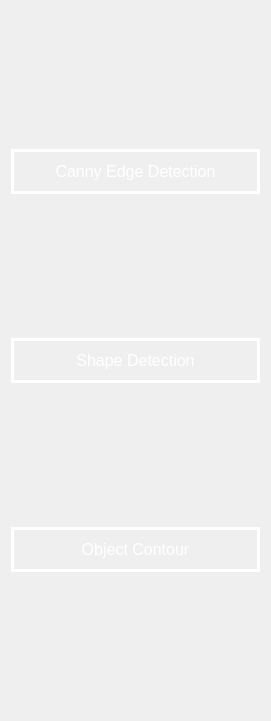
   <widget class="QWidget" name="sidebar_1_layout" native="true">
    <property name="geometry">
     <rect>
      <x>20</x>
      <y>80</y>
      <width>271</width>
      <height>721</height>
     </rect>
    </property>
    <layout class="QVBoxLayout" name="side_bar_1">
     <item>
      <widget class="QPushButton" name="canny_edge_detection_button">
       <property name="minimumSize">
        <size>
         <width>0</width>
         <height>45</height>
        </size>
       </property>
       <property name="maximumSize">
        <size>
         <width>300</width>
         <height>45</height>
        </size>
       </property>
       <property name="font">
        <font>
         <pointsize>12</pointsize>
         <weight>50</weight>
         <bold>false</bold>
        </font>
       </property>
       <property name="styleSheet">
        <string notr="true">QPushButton {
                                            color: rgb(255, 255, 255);

                                            border: 3px solid rgb(255, 255, 255);
                                            }
                                            QPushButton:hover {
                                            border-color:rgb(5, 255, 142);
										  color: rgb(5, 255, 142);
                                            }
</string>
       </property>
       <property name="text">
        <string>Canny Edge Detection</string>
       </property>
      </widget>
     </item>
     <item>
      <widget class="QPushButton" name="shape_detection_button">
       <property name="minimumSize">
        <size>
         <width>0</width>
         <height>45</height>
        </size>
       </property>
       <property name="maximumSize">
        <size>
         <width>300</width>
         <height>45</height>
        </size>
       </property>
       <property name="font">
        <font>
         <pointsize>12</pointsize>
         <weight>50</weight>
         <bold>false</bold>
        </font>
       </property>
       <property name="styleSheet">
        <string notr="true">QPushButton {
                                            color: rgb(255, 255, 255);

                                            border: 3px solid rgb(255, 255, 255);
                                            }
                                            QPushButton:hover {
                                            border-color:rgb(5, 255, 142);
										  color: rgb(5, 255, 142);
                                            }
</string>
       </property>
       <property name="text">
        <string>Shape Detection</string>
       </property>
      </widget>
     </item>
     <item>
      <widget class="QPushButton" name="object_contour_button">
       <property name="minimumSize">
        <size>
         <width>0</width>
         <height>45</height>
        </size>
       </property>
       <property name="maximumSize">
        <size>
         <width>300</width>
         <height>45</height>
        </size>
       </property>
       <property name="font">
        <font>
         <pointsize>12</pointsize>
         <weight>50</weight>
         <bold>false</bold>
        </font>
       </property>
       <property name="styleSheet">
        <string notr="true">QPushButton {
                                            color: rgb(255, 255, 255);

                                            border: 3px solid rgb(255, 255, 255);
                                            }
                                             QPushButton:hover {
                                            border-color:rgb(5, 255, 142);
										  color: rgb(5, 255, 142);
                                            }</string>
       </property>
       <property name="text">
        <string>Object Contour</string>
       </property>
      </widget>
     </item>
    </layout>
   </widget>
